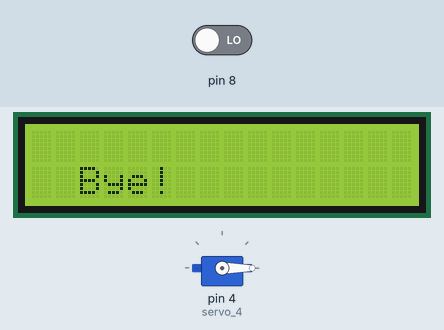
The sketch below on a simulated Arduino Uno, built with avr-gcc and run on an emulated ATmega328P. On the bench: 16×2 character LCD, servo. The inputs (shaded band) are chosen by the test bench; at power-on: pin 8 LOW. What the sketch prints to the serial monitor is not drawn.

Above: at 1.2 s.
1.3 s: pin 8 driven HIGH
At 3.6 s:
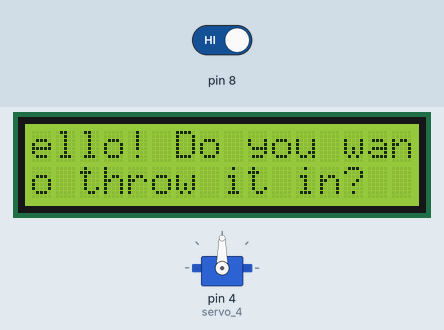
5.4 s: pin 8 driven LOW
At 7.3 s:
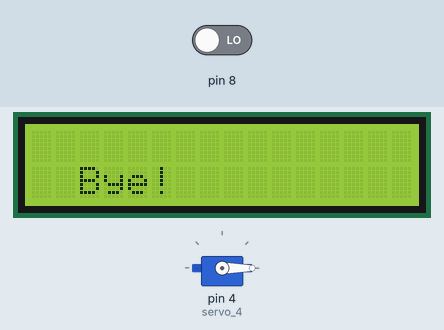
Timing chart, 0 to 8.8 s (numbered marks = the images above; inputs shaded):
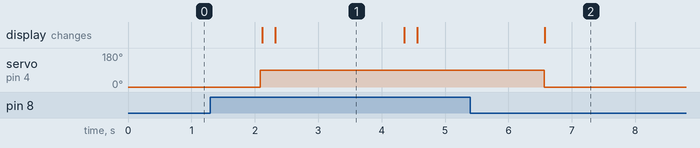

The sketch:

pir_servo_lcd.ino
```cpp
// C++ code
//
#include <LiquidCrystal_I2C.h>

#include <Servo.h>

int rotation = 0;

int pirstate = 0;

int val = 0;

int angle = 0;

LiquidCrystal_I2C lcd_1(0x27, 16, 2);

Servo servo_4;

void setup()
{
  lcd_1.init();
  lcd_1.backlight();
  pinMode(8, INPUT);
  servo_4.attach(4, 500, 2500);
  Serial.begin(9600);

  rotation = 0;
  pirstate = 0;
  angle = 0;
}

void loop()
{
  val = digitalRead(8);
  lcd_1.clear();
  if (val == 1) {
    angle = 90;
    servo_4.write(angle);
    Serial.println("motion detected");
    lcd_1.setCursor(0, 0);
    lcd_1.print("Hello! Do you want");
    lcd_1.setCursor(0, 1);
    lcd_1.print("to throw it in?");
    delay(200); // Wait for 5000 millisecond(s)
    lcd_1.scrollDisplayLeft();
    delay(2000);
     } else {
    lcd_1.clear();
    angle = 0;
    servo_4.write(angle);
    Serial.println("motion stopped");
    lcd_1.setCursor(2, 1);
    lcd_1.print("Bye!");
    delay(1000); // Wait for 1000 millisecond(s)
  }
}
```

Measured:
- after the input at 1.3 s, servo on pin 4 (servo_4): 0° → 90° after 0.79 s; the display: first changes after 0.82 s (image 1 shows a later state)
- after the input at 5.4 s, servo on pin 4 (servo_4): 90° → 0° after 1.2 s; the display: changes after 1.2 s (image 2)
- what the display in image 1 shows lasts 2.1 s, from 2.3 s to 4.4 s
